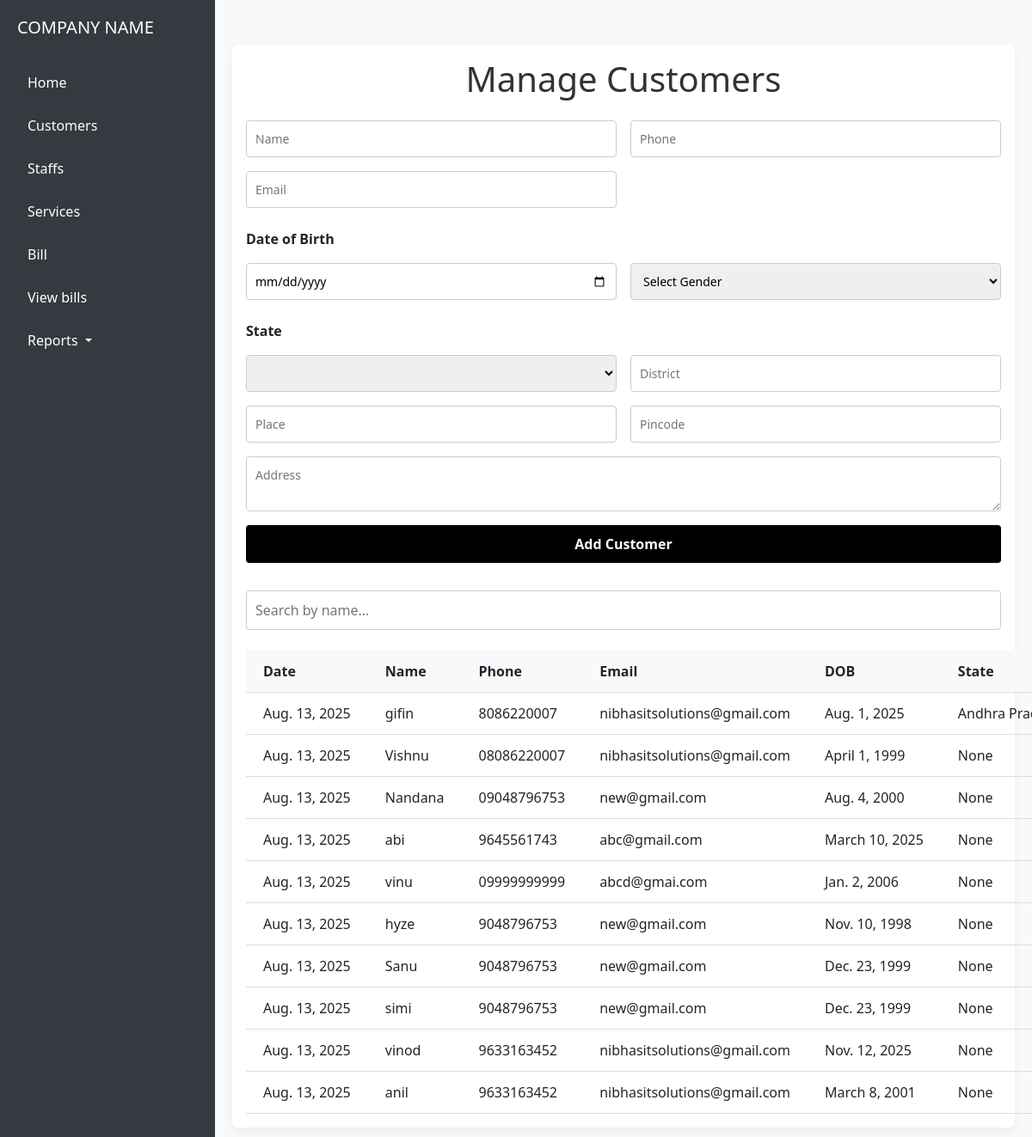
The app's page /customers/ with its own data.
### core/models.py (models this page shows, shortened)
class Customer(models.Model):
    name = models.CharField(max_length=100)
    phone = models.CharField(max_length=15)
    email = models.EmailField(blank=True, null=True)
    dob = models.DateField(default=timezone.now)
    address = models.TextField(default='N/A')
    state = models.CharField(max_length=100,null=True)
    district = models.CharField(max_length=100,null=True)
    place = models.CharField(max_length=100,null=True)
    pincode = models.CharField(max_length=6,null=True)
    gender = models.CharField(max_length=1, choices=GENDER_CHOICES, default='F')
    date = models.DateField(default=timezone.now)

### core/views.py (the view, shortened to what this page needs)
# urls.py: path('customers/', views.customer_list_create, name='customer_list_create'),
def customer_list_create(request):
    customers = Customer.objects.all()
    return render(request, 'core/customers.html', {'customers': customers})

### core/templates/core/customers.html (shortened to what this page needs)
{% extends 'core/base.html' %}
{% block content %}
<div class="container">
    <h1>Manage Customers</h1>
    <form method="post">
        <input name="name" placeholder="Name" required>
        <input name="phone" placeholder="Phone" required>
        <input name="email" placeholder="Email">
        <label for="dob">Date of Birth</label>
        <input type="date" id="dob" name="dob" required>
        <select name="gender" required>
            <option value="">Select Gender</option>
        </select>
        <label for="state">State</label>
        <select name="state" id="state" required>
        </select>
        <input name="district" placeholder="District" required>
        <input name="place" placeholder="Place" required>
        <input name="pincode" placeholder="Pincode" required pattern="\d{6}" title="Enter a 6-digit pincode">
        <textarea name="address" placeholder="Address" required></textarea>
        <button type="submit">Add Customer</button>
    </form>
    <div class="search-box">
        <input id="search" placeholder="Search by name..." oninput="showSuggestions()" autocomplete="off">
    </div>
    <table class="table-container">
        <thead>
            <tr>
                <th>Date</th>
                <th>Name</th>
                <th>Phone</th>
                <th>Email</th>
                <th>DOB</th>
                <th>State</th>
            </tr>
        </thead>
        <tbody id="customer-table">
            {% for customer in customers %}
            <tr>
                <td data-label="Date">{{ customer.date }}</td>
                <td data-label="Name">{{ customer.name }}</td>
                <td data-label="Phone">{{ customer.phone }}</td>
                <td data-label="Email">{{ customer.email|default:"-" }}</td>
                <td data-label="DOB">{{ customer.dob }}</td>
                <td data-label="State">{{ customer.state }}</td>
            </tr>
            {% endfor %}
        </tbody>
    </table>
</div>
{% endblock %}

### core/templates/core/base.html (style rules this page uses)
body { margin: 0; font-family: 'Segoe UI', sans-serif; }

### core/templates/core/customers.html (style rules this page uses)
.container { max-width: 1100px; margin: 2rem auto; padding: 1rem; background-color: #ffffff; border-radius: 8px; box-shadow: 0 4px 12px rgba(0, 0, 0, 0.05); }
h1 { text-align: center; margin-bottom: 1.5rem; color: #333; }
form { display: grid; grid-template-columns: 1fr 1fr; gap: 1rem; }
form input, form select, form textarea { padding: 10px; border: 1px solid #ccc; border-radius: 4px; font-size: 14px; width: 100%; }
form label { grid-column: 1 / -1; font-weight: bold; margin-top: 0.5rem; }
form textarea { grid-column: 1 / -1; resize: vertical; }
button { grid-column: 1 / -1; background-color: #000; color: white; padding: 10px; border: none; border-radius: 4px; font-weight: bold; cursor: pointer; }
.search-box { margin: 2rem 0 1rem; position: relative; }
#search { padding: 10px; width: 100%; border: 1px solid #ccc; border-radius: 4px; }
.table-container { overflow-x: auto; -webkit-overflow-scrolling: touch; margin-top: 1.5rem; }
.table-container th, .table-container td { padding: 12px 20px; text-align: left; border-bottom: 1px solid #ddd; white-space: nowrap; }
.table-container th { background-color: #f8f9fa; font-weight: bold; }

### records on screen
Customer: date "Aug. 13, 2025", name "gifin", phone "8086220007", email "nibhasitsolutions@gmail.com", dob "Aug. 1, 2025", state "Andhra…"
Customer: date "Aug. 13, 2025", name "Vishnu", phone "08086220007", email "nibhasitsolutions@gmail.com", dob "April 1, 1999", state "None"
Customer: date "Aug. 13, 2025", name "Nandana", phone "09048796753", email "new@gmail.com", dob "Aug. 4, 2000", state "None"
Customer: date "Aug. 13, 2025", name "abi", phone "9645561743", email "abc@gmail.com", dob "March 10, 2025", state "None"
Customer: date "Aug. 13, 2025", name "vinu", phone "09999999999", email "abcd@gmai.com", dob "Jan. 2, 2006", state "None"
Customer: date "Aug. 13, 2025", name "hyze", phone "9048796753", email "new@gmail.com", dob "Nov. 10, 1998", state "None"
Customer: date "Aug. 13, 2025", name "Sanu", phone "9048796753", email "new@gmail.com", dob "Dec. 23, 1999", state "None"
Customer: date "Aug. 13, 2025", name "simi", phone "9048796753", email "new@gmail.com", dob "Dec. 23, 1999", state "None"
Customer: date "Aug. 13, 2025", name "vinod", phone "9633163452", email "nibhasitsolutions@gmail.com", dob "Nov. 12, 2025", state "None"
Customer: date "Aug. 13, 2025", name "anil", phone "9633163452", email "nibhasitsolutions@gmail.com", dob "March 8, 2001", state "None"
